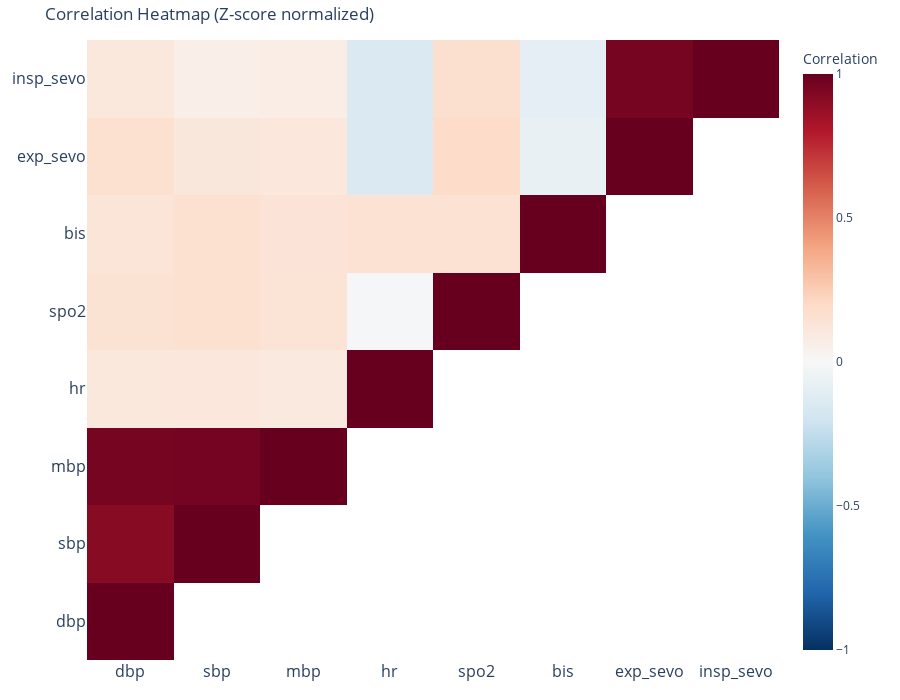

The code cell stored with this chart in its notebook:
### Markdown cell above
### Correlations between vital signs

### Code cell
correlation_figure = eda_utils.plot_correlation_heatmap(vital_signs_df,width=900, height=700)

### Figure 1 — Plotly figure (JSON) as saved in the notebook; plotly's stock layout.template omitted (floating-point values rounded to 4 significant figures)
{"data": [{"colorbar": {"title": {"text": "Correlation"}}, "colorscale": [[0, "rgb(5,48,97)"], [0.1, "rgb(33,102,172)"], [0.2, "rgb(67,147,195)"], [0.3, "rgb(146,197,222)"], [0.4, "rgb(209,229,240)"], [0.5, "rgb(247,247,247)"], [0.6, "rgb(253,219,199)"], [0.7, "rgb(244,165,130)"], [0.8, "rgb(214,96,77)"], [0.9, "rgb(178,24,43)"], [1, "rgb(103,0,31)"]], "type": "heatmap", "x": ["dbp", "sbp", "mbp", "hr", "spo2", "bis", "exp_sevo", "insp_sevo"], "y": ["dbp", "sbp", "mbp", "hr", "spo2", "bis", "exp_sevo", "insp_sevo"], "z": [[1, null, null, null, null, null, null, null], [0.9112, 1, null, null, null, null, null, null], [0.96, 0.9642, 1, null, null, null, null, null], [0.1082, 0.1176, 0.1008, 1, null, null, null, null], [0.1448, 0.1606, 0.1407, -0.008135, 1, null, null, null], [0.1254, 0.1598, 0.1339, 0.1497, 0.1493, 1, null, null], [0.164, 0.1114, 0.1173, -0.1491, 0.1926, -0.07411, 1, null], [0.1075, 0.06226, 0.07136, -0.154, 0.1672, -0.09684, 0.96, 1]], "zmid": 0}], "layout": {"height": 700, "margin": {"b": 40, "l": 40, "r": 40, "t": 40}, "plot_bgcolor": "white", "title": {"text": "Correlation Heatmap (Z-score normalized)"}, "width": 900, "xaxis": {"tickfont": {"size": 16}}, "yaxis": {"tickfont": {"size": 16}}}}
